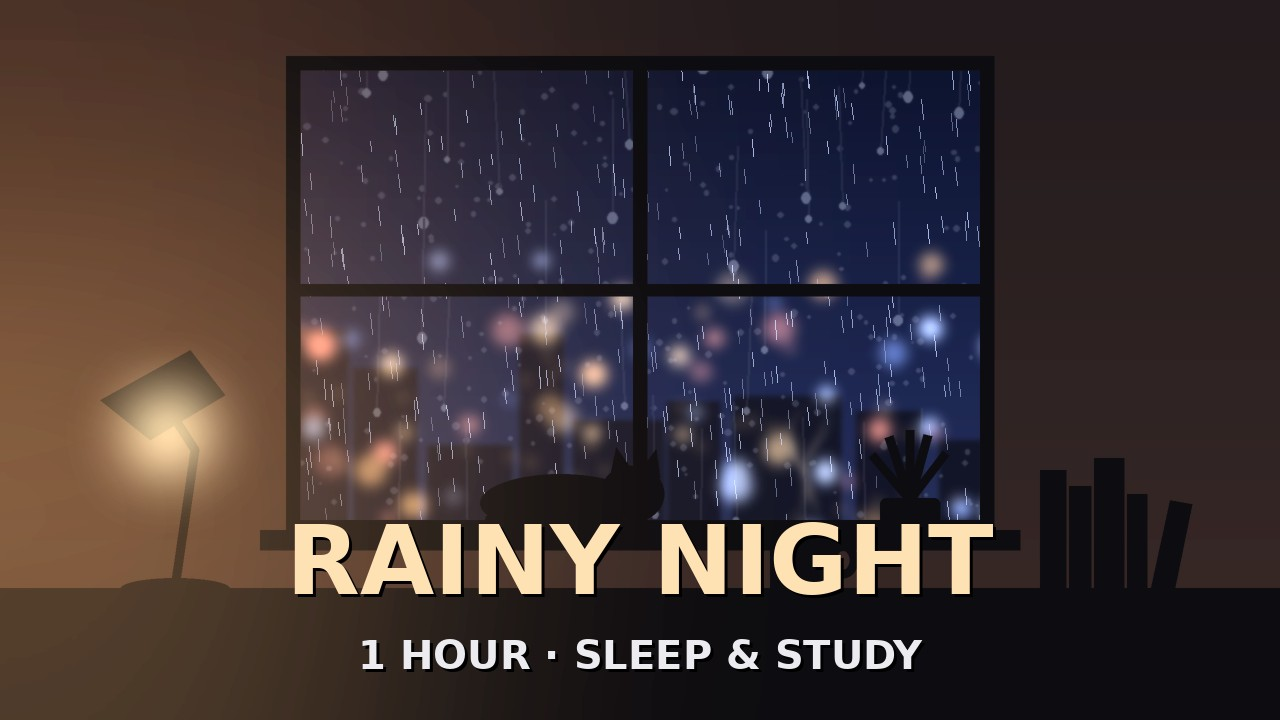
#> input picture uploader/thumbnails/rainy-window.jpg, 1280 x 720 px
$ python -i render_silhouette.py   (imports and definitions only)
#> lines starting #> are read from the running program, lines starting #| are printed output that depends on the picture
"""Cinematic-silhouette version of the Hypothetica Episode 1 preview.

Solid black silhouette characters against glowing gradient skies, widescreen bars, film grain.
Usage: python3 render_silhouette.py <out_dir> [start step]
"""
import math
import os
import random
import sys

import numpy as np
from PIL import Image, ImageDraw, ImageFilter, ImageFont

W, H = 1280, 720
SS = 2                     # supersampling for smooth silhouettes
FPS = 24
BAR = 78                   # letterbox bar height
AMBER = (255, 176, 64)
SIL = (8, 8, 12)
FONT_BOLD = "/usr/share/fonts/truetype/dejavu/DejaVuSans-Bold.ttf"
FONT_REG = "/usr/share/fonts/truetype/dejavu/DejaVuSans.ttf"
DURATION = 36.0


# ---------------------------------------------------------------- helpers
def ease(x):
    x = max(0.0, min(1.0, x))
    return x * x * (3 - 2 * x)


def fade(t, a, b, f=0.4):
    return ease((t - a) / f) * ease((b - t) / f)


def gradient(stops):
    """Vertical gradient from [(pos 0..1, (r,g,b)), ...]."""
    ys = np.linspace(0, 1, H)
    cols = np.zeros((H, 3))
    pos = [p for p, _ in stops]
    for c in range(3):
        cols[:, c] = np.interp(ys, pos, [col[c] for _, col in stops])
    arr = np.repeat(cols[:, None, :], W, axis=1).astype(np.uint8)
    return Image.fromarray(arr, "RGB")


# [11 lines left out: functions glow, disc, not called in this run]


class Mask:
    """Supersampled silhouette mask; draw in 1x coordinates."""

    def __init__(self):
        self.m = Image.new("L", (W * SS, H * SS), 0)
        self.d = ImageDraw.Draw(self.m)

    # [6 lines left out: function line, not called in this run]

    def circle(self, cx, cy, r, fill=255):
        self.d.ellipse([(cx - r) * SS, (cy - r) * SS, (cx + r) * SS, (cy + r) * SS], fill=fill)

    def poly(self, pts, fill=255):
        self.d.polygon([(x * SS, y * SS) for x, y in pts], fill=fill)

    def rect(self, x1, y1, x2, y2, fill=255):
        self.d.rectangle([x1 * SS, y1 * SS, x2 * SS, y2 * SS], fill=fill)

    def paste(self, img, color=SIL, alpha=1.0, blur=0):
        m = self.m.resize((W, H), Image.LANCZOS)
        if blur:
            m = m.filter(ImageFilter.GaussianBlur(blur))
        if alpha < 1:
            m = m.point(lambda v: int(v * alpha))
        img.paste(color, (0, 0), m)


# [47 lines left out: functions limb, wren, not called in this run]


# ---------------------------------------------------------------- static layers
rng = random.Random(3)
GRAIN = [Image.effect_noise((W, H), 40).convert("L") for _ in range(4)]

SKY_DUSK = gradient([(0, (18, 20, 48)), (0.45, (120, 54, 78)), (0.72, (240, 128, 70)), (1, (255, 200, 120))])
SKY_HOME = gradient([(0, (40, 22, 18)), (0.6, (170, 92, 48)), (1, (230, 160, 90))])
SKY_DAWN = gradient([(0, (60, 96, 150)), (0.55, (230, 170, 140)), (1, (255, 214, 160))])
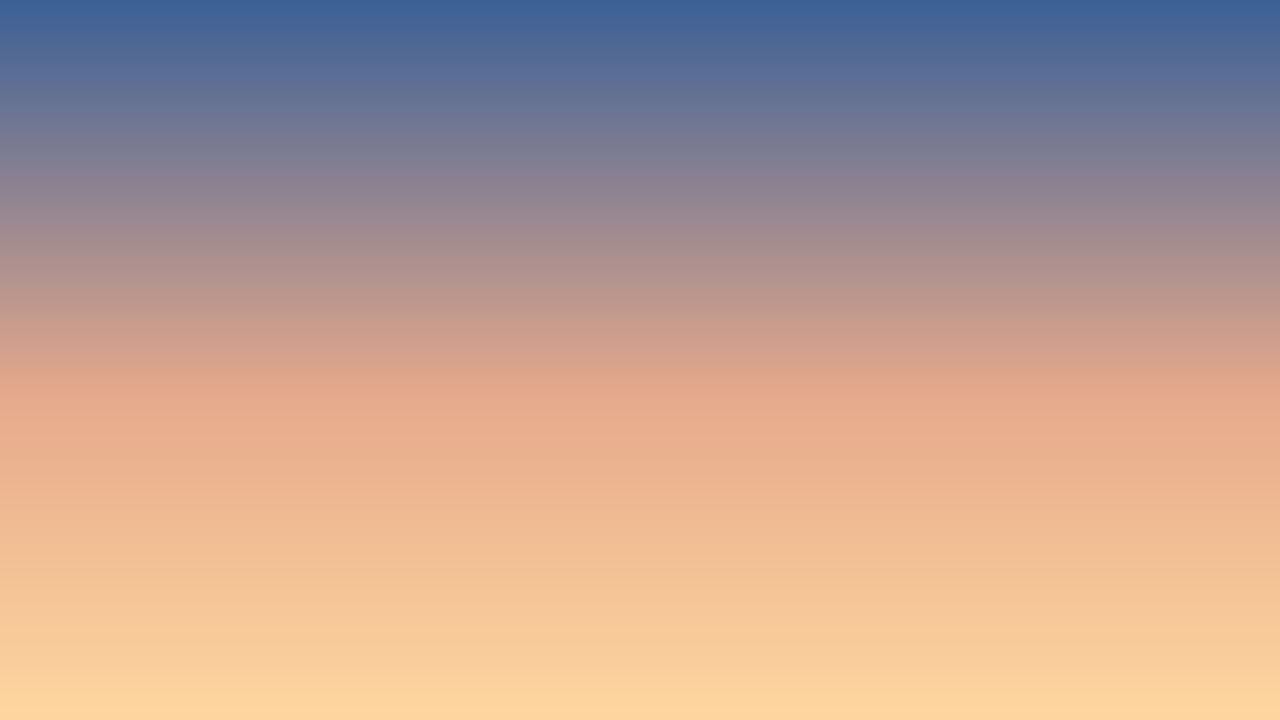
#> SKY_DAWN: PIL image 1280x720 RGB; mean R, G, B 188.3, 159, 146.8
SKY_NIGHT = gradient([(0, (4, 6, 18)), (0.6, (16, 22, 52)), (1, (38, 40, 80))])
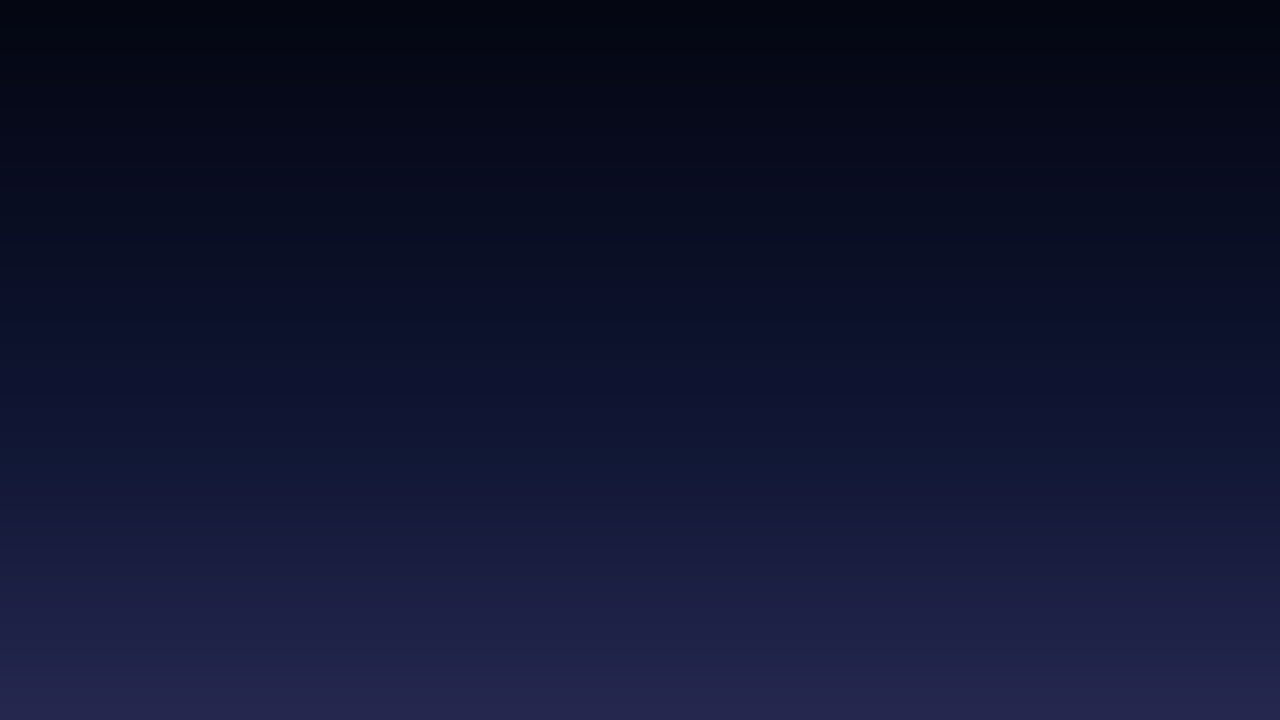
#> SKY_NIGHT: PIL image 1280x720 RGB; mean R, G, B 16.3, 20.3, 46.9
SKY_TITLE = gradient([(0, (6, 6, 10)), (1, (22, 18, 16))])
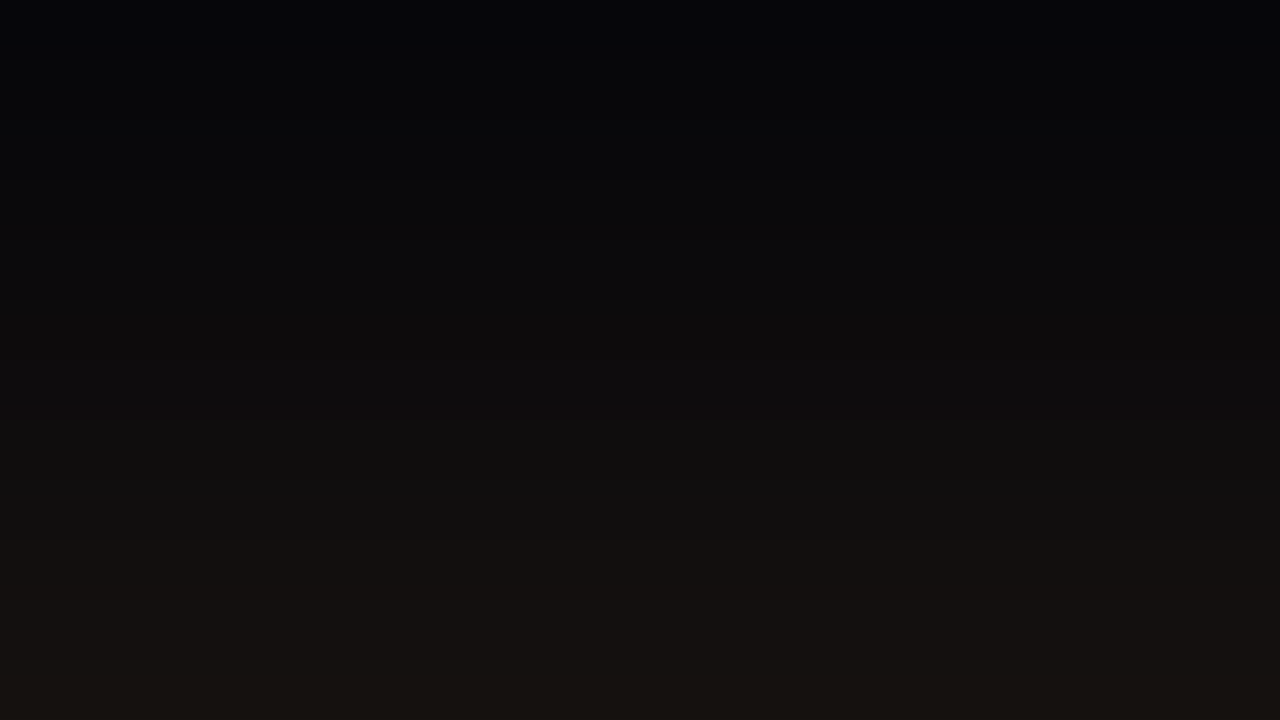
#> SKY_TITLE: PIL image 1280x720 RGB; mean R, G, B 13.5, 11.5, 12.5

STARS = [(rng.uniform(0, W), rng.uniform(BAR, H * 0.6), rng.uniform(0.6, 1.8), rng.uniform(0, 6.28)) for _ in range(220)]


# [195 lines left out: functions hills, skyline, tree, sc_dot, sc_tray, sc_wren and 5 more, not called in this run]


SCENES = [(0.0, 4.4, sc_dot), (4.4, 9.4, sc_tray), (9.4, 17.8, sc_wren), (17.8, 22.6, sc_title),
          (22.6, 27.6, sc_street), (27.6, 33.0, sc_night), (33.0, DURATION, sc_end)]
XF = 0.5  # crossfade seconds

CAPTIONS = [
    (0.6, 4.0, "What's the first thing you ever remember?"),
    (4.6, 9.0, "Now... what did you have for lunch eleven days ago?"),
    (9.6, 12.6, "Gone, right? Your brain threw it away."),
    (12.8, 17.4, "But what if it didn't? What if you never forgot anything, ever again?"),
    (22.8, 27.4, "Wren notices every license plate. Every crack in the sidewalk."),
    (27.8, 32.6, "And that night... every second is still there."),
]


# [40 lines left out: functions frame, main, not called in this run]


# [2 lines not run here, left out]

>>> import cv2
>>> picture = cv2.imread('../../uploader/thumbnails/rainy-window.jpg', cv2.IMREAD_GRAYSCALE)
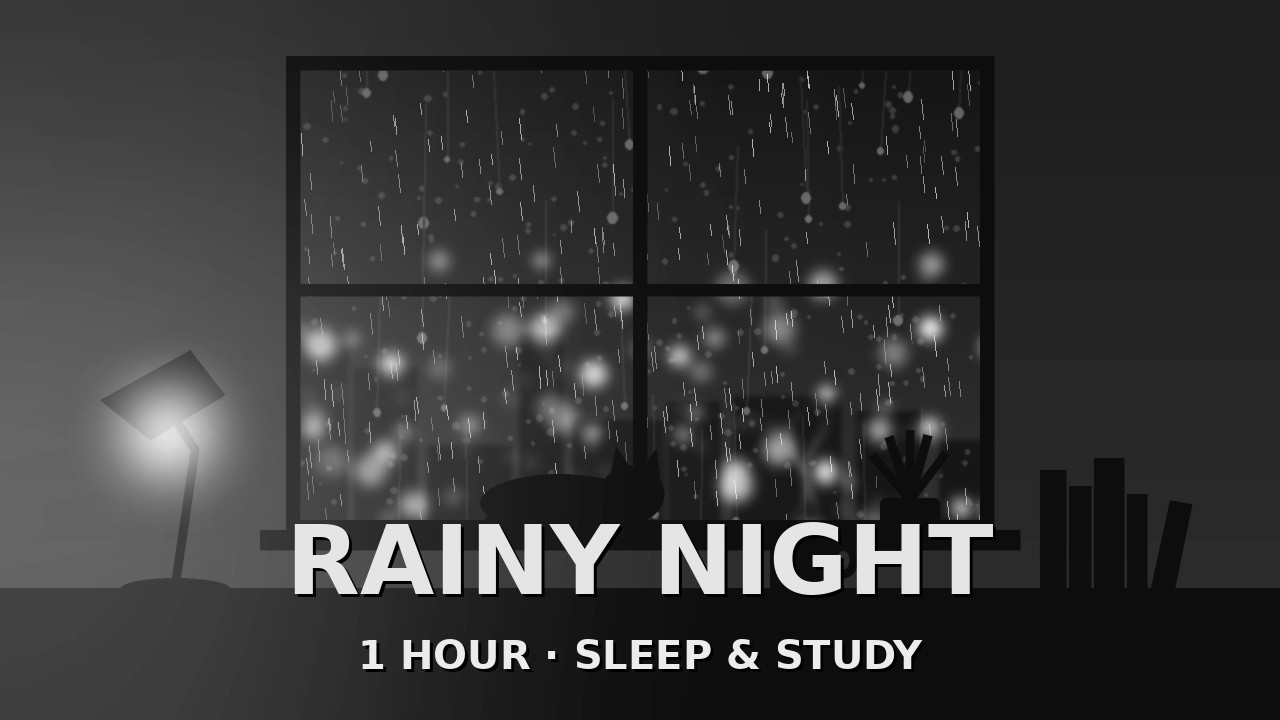
#> picture: shape (720, 1280); min 0, max 255, mean 54.3
>>> result = Mask().paste(picture)
#> in __init__, `self.m = Image.new("L", (W * SS, H * SS), 0)`: self.m: PIL image 2560x1440 L; every value is 0
#> in paste, `m = self.m.resize((W, H), Image.LANCZOS)`: m: PIL image 1280x720 L; every value is 0
#> (the run stopped early here; a loop or call above may not have finished)
